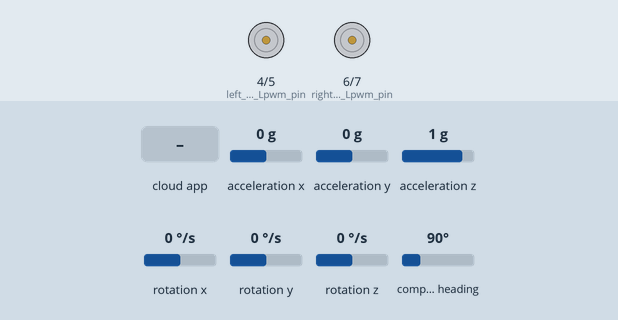
A sketch run on a simulated Arduino Uno, built with avr-gcc and run on an emulated ATmega328P. Parts: motor-driver pin pairs drawn as motors (green arrow = first pin HIGH = forward, orange = second pin HIGH = backward, longer = more drive). Inputs (shaded band) come from the test bench; at power-on: acceleration x 0 g, acceleration y 0 g, acceleration z 1 g, rotation x 0 °/s, rotation y 0 °/s, rotation z 0 °/s, compass heading 90°. The ROS host is connected and sends only what is stated.

Above: at 2.2 s.
2.3 s: the phone or cloud app sets left_cmd_vel to 100
At 3.4 s:
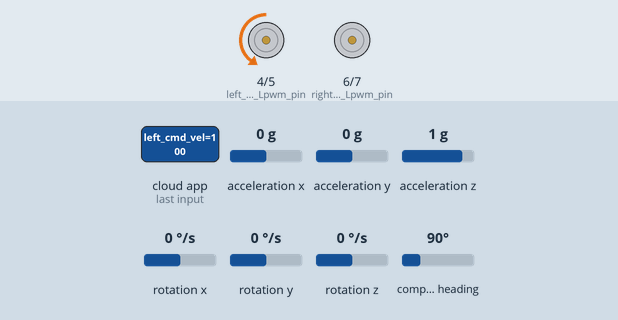
3.8 s: the phone or cloud app sets right_cmd_vel to -100
At 4.5 s:
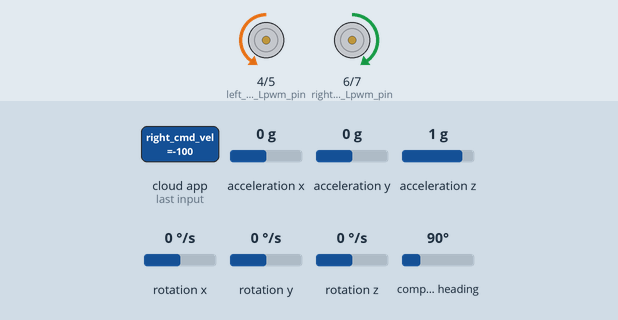
5.3 s: the phone or cloud app sets left_cmd_vel to -100
At 5.6 s:
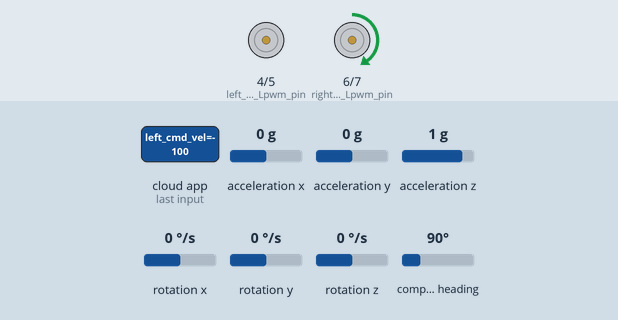
6.8 s: the phone or cloud app sets right_cmd_vel to 0
At 8.0 s:
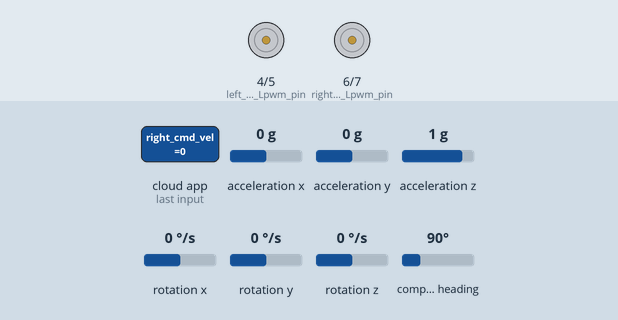
Timing chart, 0 to 9.3 s (numbered marks = the images above; inputs shaded):
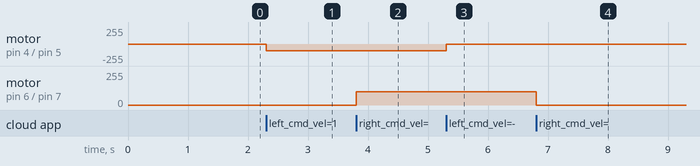

The sketch:

arduino_code_v2.ino
```cpp
// Include library
#define USE_USBCON // For Arduino Due rosserial in every board and computer
#include <ros.h>
#include <std_msgs/Int32.h>
#include <std_msgs/Float32.h>
#include <sensor_msgs/Imu.h>

#include <Wire.h>
#include <Adafruit_Sensor.h>
#include <Adafruit_BNO055.h>
#include <utility/imumaths.h>

#include <ros/time.h>
#include <tf/tf.h>
#include <tf/transform_broadcaster.h>
#include <geometry_msgs/Quaternion.h>

// Handles startup and shutdown of ROS
ros::NodeHandle nh;

// Init IMU object
Adafruit_BNO055 myIMU = Adafruit_BNO055(55, 0x28);

// Encoder and Motor Left
#define left_motor_Rpwm_pin 5
#define left_motor_Lpwm_pin 4
int counter_left = 0;
uint8_t Pin_left_A = 10;
uint8_t Pin_left_B = 11;
uint8_t Interrupt_left_A = 10;
uint8_t Interrupt_left_B = 11;

// Encoder and Motor Right
#define right_motor_Rpwm_pin 7
#define right_motor_Lpwm_pin 6
int counter_right = 0;
uint8_t Pin_right_A = 8;
uint8_t Pin_right_B = 9;
uint8_t Interrupt_right_A = 8;
uint8_t Interrupt_right_B = 9;

// preassign variable
int left_pwm; // pwm for left wheel
float left_velo; // recv velocity from controller in rad/s
int right_pwm; // pwm for right wheel
float right_velo; // recv velocity from controller in rad/s


// callback function for subcribe to left wheel
void left_cmd_vel_cb(const std_msgs::Float32& msg)
{
  // get linear and angular velocity from twist
  left_velo = msg.data;
  left_pwm = 1 * left_velo + 0;

  if (left_pwm < -250) {
    right_pwm = -250;
  }
  if (left_pwm > 250) {
    right_pwm = 250;
  }

  // write pwm to pin
  if ( left_pwm < 0) {
    analogWrite(left_motor_Rpwm_pin, 0);
    analogWrite(left_motor_Lpwm_pin, left_pwm * -1);
  }
  else if ( left_pwm > 0) {
    analogWrite(left_motor_Rpwm_pin, left_pwm);
    analogWrite(left_motor_Lpwm_pin, 0);
  }
  else {
    analogWrite(left_motor_Rpwm_pin, 0);
    analogWrite(left_motor_Lpwm_pin, 0);
  }
}


// callback function for subcribe to right wheel
void right_cmd_vel_cb(const std_msgs::Float32& msg)
{
  // get linear and angular velocity from twist
  right_velo = msg.data;
  right_pwm = 1 * right_velo + 0;

  if (right_pwm < -250) {
    right_pwm = -250;
  }
  if (right_pwm > 250) {
    right_pwm = 250;
  }

  // write pwm to pin
  if (right_pwm < 0) {
    analogWrite(right_motor_Rpwm_pin, 0);
    analogWrite(right_motor_Lpwm_pin, right_pwm * -1);
  }
  else if (right_pwm > 0) {
    analogWrite(right_motor_Rpwm_pin, right_pwm);
    analogWrite(right_motor_Lpwm_pin, 0);
  }
  else {
    analogWrite(right_motor_Rpwm_pin, 0);
    analogWrite(right_motor_Lpwm_pin, 0);
  }
}

// Init Encoder Pub
std_msgs::Int32 right_wheel_tick_count;
ros::Publisher rightPub("right_ticks", &right_wheel_tick_count);

std_msgs::Int32 left_wheel_tick_count;
ros::Publisher leftPub("left_ticks", &left_wheel_tick_count);

// Init Imu Pub
sensor_msgs::Imu imu_data;
ros::Publisher imupub("imu", &imu_data);
geometry_msgs::Quaternion q;

// Init Left wheel velocity Sub
ros::Subscriber<std_msgs::Float32> left_sub("/left_cmd_vel", &left_cmd_vel_cb);

// Init Right wheel velocity Sub
ros::Subscriber<std_msgs::Float32> right_sub("/right_cmd_vel", &right_cmd_vel_cb);

// 100ms interval for measurements
const int interval = 100;
long previousMillis = 0;
long currentMillis = 0;

void setup() {
  // Motor
  pinMode(left_motor_Rpwm_pin, OUTPUT);
  pinMode(left_motor_Lpwm_pin, OUTPUT);
  pinMode(right_motor_Rpwm_pin, OUTPUT);
  pinMode(right_motor_Lpwm_pin, OUTPUT);

  // Interupt encoder
  pinMode(Pin_left_A, INPUT_PULLUP);
  pinMode(Pin_left_B, INPUT_PULLUP);
  pinMode(Pin_right_A, INPUT_PULLUP);
  pinMode(Pin_right_B, INPUT_PULLUP);
  attachInterrupt(Interrupt_left_A, ai10, CHANGE);
  attachInterrupt(Interrupt_left_B, ai11, CHANGE);
  attachInterrupt(Interrupt_right_A, ai8, CHANGE);
  attachInterrupt(Interrupt_right_B, ai9, CHANGE);

  // IMU
  myIMU.begin();
  delay(1000);
  myIMU.setExtCrystalUse(true);

  // ROS Setup
  //nh.getHardware()->setBaud(115200);
  nh.initNode();
  nh.subscribe(left_sub); // start subscribe to sub
  nh.subscribe(right_sub);
  nh.advertise(rightPub);
  nh.advertise(leftPub);
  nh.advertise(imupub);
}

void loop() {

  // Record the time
  currentMillis = millis();

  // If 100ms have passed, print the number of ticks
  if (currentMillis - previousMillis > interval) {

    previousMillis = currentMillis;

    uint8_t system, gyro, accel, mg = 0;
    myIMU.getCalibration(&system, &gyro, &accel, &mg);
    imu::Vector<3> acc = myIMU.getVector(Adafruit_BNO055::VECTOR_ACCELEROMETER);
    imu::Vector<3> gyr = myIMU.getVector(Adafruit_BNO055::VECTOR_GYROSCOPE);
    imu::Vector<3> rpy = myIMU.getVector(Adafruit_BNO055::VECTOR_EULER);

    //populate data to msg
    //imu_data.header.seq = 0;
    imu_data.header.stamp = nh.now();
    imu_data.header.frame_id = "imu_link";

    q = tf::createQuaternionFromYaw(rpy.z());

    imu_data.orientation.x = q.x;
    imu_data.orientation.y = q.y;
    imu_data.orientation.z = q.z;
    imu_data.orientation.w = q.w;

    imu_data.angular_velocity.x = gyr.x();
    imu_data.angular_velocity.y = gyr.y();
    imu_data.angular_velocity.z = gyr.z();

    imu_data.linear_acceleration.x = acc.x();
    imu_data.linear_acceleration.y = acc.y();
    imu_data.linear_acceleration.z = acc.z();

    //rightPub.publish( &right_wheel_tick_count );
    //leftPub.publish( &left_wheel_tick_count );
    imupub.publish( &imu_data );
  }
  rightPub.publish( &right_wheel_tick_count );
  leftPub.publish( &left_wheel_tick_count );
  nh.spinOnce(); // "spinonce" have to be outside of "if" to avoid msg not publish
}

void ai10() {
  if (digitalRead(Pin_left_A) == HIGH) {
    if (digitalRead(Pin_left_B) == LOW) {
      counter_left--;
    }
    else {
      counter_left++;
    }
  }
  else {
    if (digitalRead(Pin_left_B) == LOW) {
      counter_left++;
    }
    else {
      counter_left--;
    }
  }
  left_wheel_tick_count.data = counter_left;
}

void ai11() {
  if (digitalRead(Pin_left_B) == HIGH) {
    if (digitalRead(Pin_left_A) == LOW) {
      counter_left++;
    }
    else {
      counter_left--;
    }
  }
  else {
    if (digitalRead(Pin_left_A) == LOW) {
      counter_left--;
    }
    else {
      counter_left++;
    }
  }
  left_wheel_tick_count.data = counter_left;
}


void ai8() {
  if (digitalRead(Pin_right_A) == HIGH) {
    if (digitalRead(Pin_right_B) == LOW) {
      counter_right++;
    }
    else {
      counter_right--;
    }
  }
  else {
    if (digitalRead(Pin_right_B) == LOW) {
      counter_right--;
    }
    else {
      counter_right++;
    }
  }
  right_wheel_tick_count.data = counter_right;
}

void ai9() {
  if (digitalRead(Pin_right_B) == HIGH) {
    if (digitalRead(Pin_right_A) == LOW) {
      counter_right--;
    }
    else {
      counter_right++;
    }
  }
  else {
    if (digitalRead(Pin_right_A) == LOW) {
      counter_right++;
    }
    else {
      counter_right--;
    }
  }
  right_wheel_tick_count.data = counter_right;
}
```

Measured:
- after the input at 2.3 s, motor on pin 4 (left_motor_Lpwm_pin) / pin 5 (left_motor_Rpwm_pin): stopped → backward 100/255 at once
- after the input at 3.8 s, motor on pin 6 (right_motor_Lpwm_pin) / pin 7 (right_motor_Rpwm_pin): stopped → forward 100/255 at once
- after the input at 5.3 s, motor on pin 4 (left_motor_Lpwm_pin) / pin 5 (left_motor_Rpwm_pin): backward 100/255 → stopped at once
- after the input at 6.8 s, motor on pin 6 (right_motor_Lpwm_pin) / pin 7 (right_motor_Rpwm_pin): forward 100/255 → stopped at once
